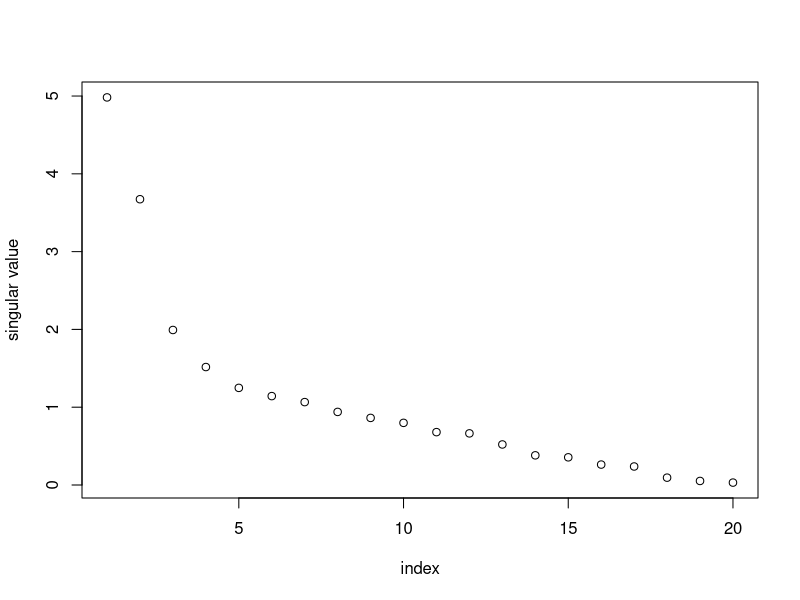
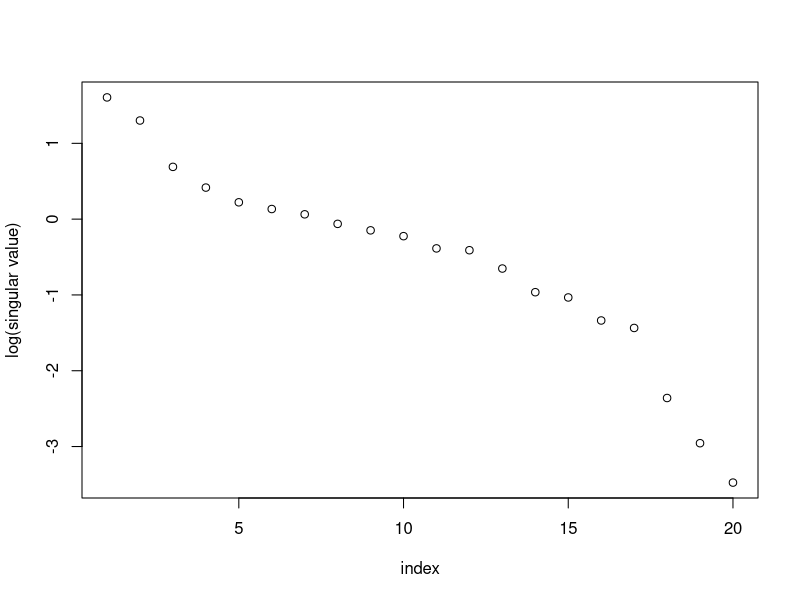
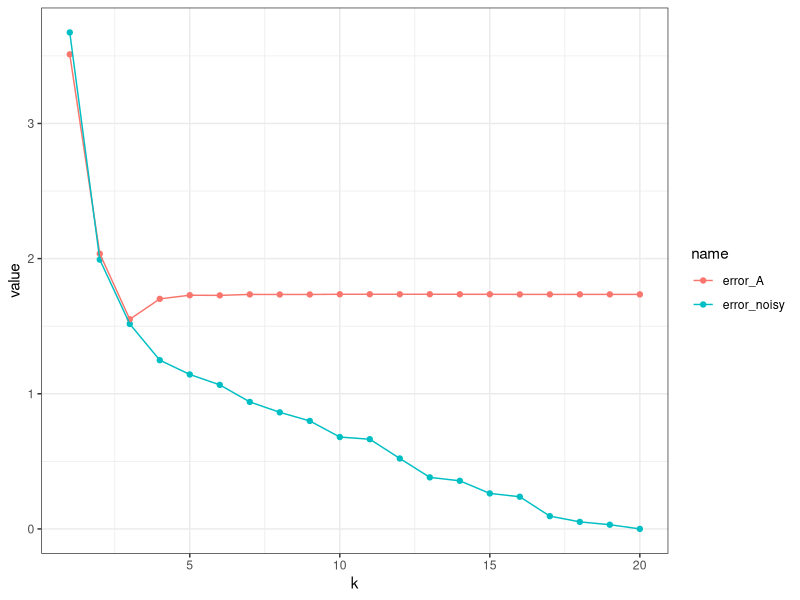

Generate these figures, in order, with R:
# advanced mathematical methods
# sheet 04 exercise 4
# Topics: SVD, denoising via truncated SVD, overfitting, regularization,
#         elbow heuristic in singular value spectrum

# We construct a rank-r matrix A = sum sigma_i u_i v_i^T, add Gaussian noise,
# and show that the truncated SVD at rank r recovers A better than any other k.

# ---- Setup: construct rank-r matrix ----
library(pracma)

n <- 20
r <- 3
sing_values <- seq(from = 5, to = 2, length.out = r)

set.seed(12345)
V <- gramSchmidt(matrix(rnorm(n * r), ncol = r))$Q
U <- gramSchmidt(matrix(rnorm(n * r), ncol = r))$Q

A <- matrix(0, nrow = n, ncol = n)
for (i in 1:r) {
  A <- A + sing_values[i] * outer(U[, i], V[, i])
}

# Sanity check: svd(A) should recover our singular values and vectors.
svd_A <- svd(A)
svd_A$d[1:5]  # first r match sing_values, rest ≈ 0

# ---- Add noise ----
std_dev <- 0.2
A_noisy <- A + matrix(rnorm(n^2, sd = std_dev), nrow = n)

# ---- SVD of noisy matrix ----
svd_noisy <- svd(A_noisy)

# Singular value spectrum: expect an "elbow" at index r = 3.
plot(1:n, svd_noisy$d, xlab = "index", ylab = "singular value")
plot(1:n, log(svd_noisy$d), xlab = "index", ylab = "log(singular value)")

# ---- Approximation errors for k = 1, ..., n ----
# NOTE on diag(): for k = 1, diag(scalar) creates a 1x1 matrix only if we
# explicitly set ncol. Otherwise diag(5) would create a 5x5 identity matrix.
# Using diag(x = ..., ncol = k) is safe for all k >= 1.

res <- data.frame(k = 1:n, error_noisy = NA, error_A = NA)

for (k in 1:n) {
  approx_k <- as.matrix(svd_noisy$u[, 1:k]) %*%
    diag(x = svd_noisy$d[1:k], ncol = k) %*%
    t(as.matrix(svd_noisy$v[, 1:k]))
  res$error_noisy[k] <- norm(A_noisy - approx_k, type = "2")
  res$error_A[k]     <- norm(A - approx_k, type = "2")
}

# ---- Plot ----
library(ggplot2)
library(tidyr)

res_long <- pivot_longer(res, cols = c("error_noisy", "error_A"))

ggplot(res_long, aes(x = k, y = value, col = name)) +
  geom_point() + geom_line() + theme_bw()

# ---- Observations ----
# - error_noisy decreases monotonically (by the Eckart-Young theorem,
#   ||A_noisy - A_noisy,k||_2 = sigma_{k+1}).
# - error_A has a MINIMUM at k = r = 3. For k < r we under-approximate the
#   true signal; for k > r we start fitting the noise (overfitting).
# - The elbow in the singular value spectrum at index r separates signal
#   from noise. Truncating at the elbow = regularization: slightly worse
#   fit to the noisy data, but much better recovery of the true matrix.
